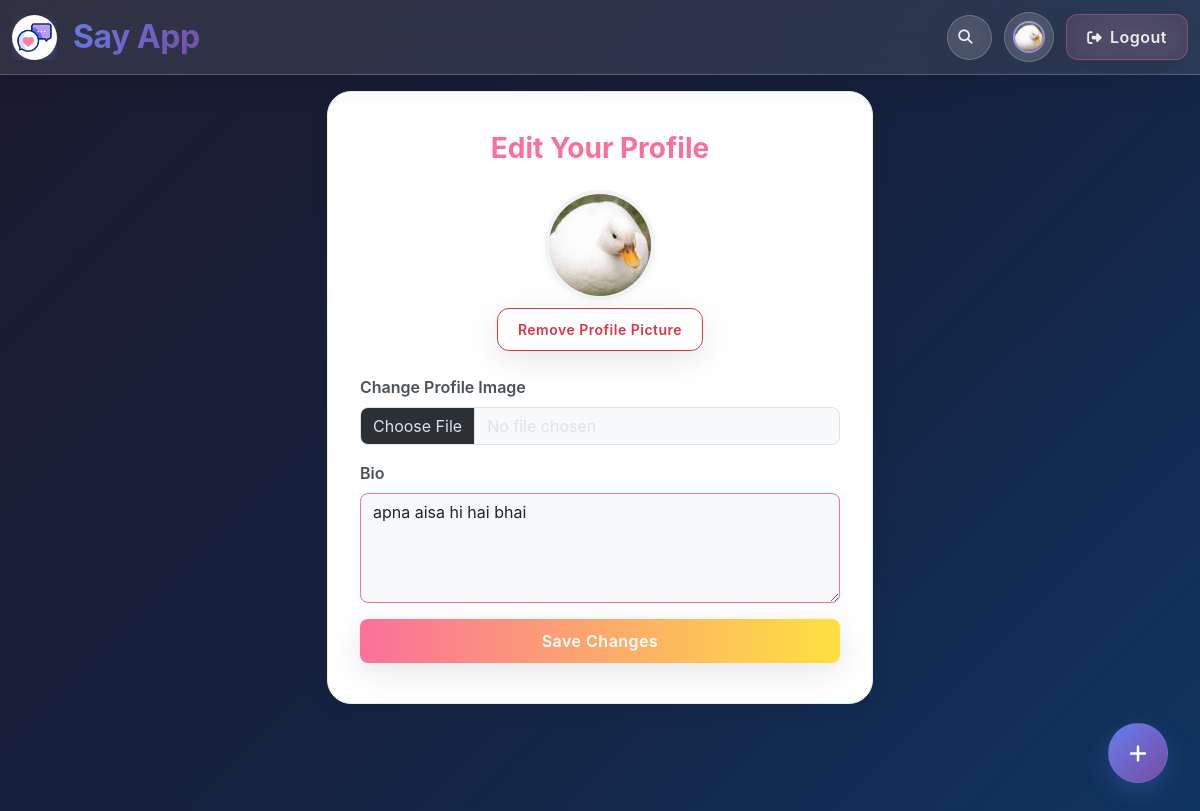
The page /tweet/edit_profile/ (signed in) on the database its author committed.
### tweet/models.py (models this page shows, shortened)
class Profile(models.Model):
    user = models.OneToOneField(User, on_delete=models.CASCADE)
    bio = models.TextField(blank=True, null=True)
    profile_image = models.ImageField(upload_to='profile_pics/', blank=True, null=True)
    followers = models.ManyToManyField(User, related_name='following', blank=True)

### tweet/views.py (the view)
# urls.py: path('edit_profile/', views.edit_profile, name="edit_profile"),
@login_required
def edit_profile(request):
    profile = request.user.profile
    if request.method == 'POST':
        form = EditProfileForm(request.POST, request.FILES, instance=profile)
        if form.is_valid():
            form.save()
            return redirect('profile_page', username=request.user.username)
    else:
        form = EditProfileForm(instance=profile)
    return render(request, 'edit_profile.html', {'form': form, 'profile': profile})

### tweet/forms.py
class EditProfileForm(forms.ModelForm):
    class Meta:
        model = Profile
        fields=['bio', 'profile_image']

### tweet/templates/edit_profile.html (shortened to what this page needs)
{% extends 'layout.html' %}
{% load static %}
{% block content %}
<div class="container mt-3">
    <div class="row justify-content-center">
        <div class="col-md-7 col-lg-6">
            <div class="edit-profile-card">
                <h3 class="mb-4 text-center fw-bold" style="color:#fa709a;">Edit Your Profile</h3>
                <div class="text-center mb-4">
                    {% if profile.profile_image %}
                        <img src="{{ profile.profile_image.url }}" alt="Profile Image" class="rounded-circle edit-profile-avatar" height="110" width="110" style="object-fit: cover;">
                        <form method="POST" action="{% url 'remove_profile_image' %}" class="mt-2" onsubmit="return confirm('Are you sure you want to remove your profile picture?');">
                            <button type="submit" class="btn edit-profile-btn-remove btn-sm">Remove Profile Picture</button>
                        </form>
                    {% else %}
                        <img src="{% static 'images/default_profile.png' %}" alt="Default Image" class="rounded-circle mb-2 edit-profile-avatar" height="110" width="110" style="object-fit: cover;">
                    {% endif %}
                </div>
                <form method="POST" enctype="multipart/form-data">
                    <div class="mb-3">
                        <label for="id_profile_image" class="form-label edit-profile-label">Change Profile Image</label>
                        <input type="file" name="profile_image" id="id_profile_image" class="form-control edit-profile-form-control">
                    </div>
                    <div class="mb-3">
                        <label for="id_bio" class="form-label edit-profile-label">Bio</label>
                        <textarea name="bio" id="id_bio" class="bio form-control edit-profile-form-control text-dark" rows="4" placeholder="Tell us something about yourself...">{{ profile.bio|default_if_none:"" }}</textarea>
                    </div>
                    <div class="d-grid">
                        <button type="submit" class="btn edit-profile-btn-save">Save Changes</button>
                    </div>
                </form>
            </div>
        </div>
    </div>
</div>
{% endblock %}

### templates/layout.html (shortened to what this page needs)
{% load static %}
<!DOCTYPE html>
<html lang="en" data-bs-theme="dark">
<head>
    <link href="https://cdn.jsdelivr.net/npm/bootstrap@5.3.7/dist/css/bootstrap.min.css" rel="stylesheet">
    <link href="https://cdnjs.cloudflare.com/ajax/libs/font-awesome/6.4.0/css/all.min.css" rel="stylesheet">
    <link rel="stylesheet" href="{% static 'styles/layout.css' %}">
</head>
<body>
    <nav class="navbar navbar-expand-lg">
        <div class="container-fluid">
            <div class="d-flex align-items-center">
                <div class="logo-container me-3">
                    <img src="{% static 'images/chat.gif' %}" alt="Chat Logo" width="45" height="45" class="rounded-circle">
                </div>
                <a class="navbar-brand fw-bold" href="{% url 'tweet_list' %}" style="font-size: 2rem;">
                  Say App
                </a>
            </div>
            <div class="collapse navbar-collapse" id="navbarNav">
                {% if user.is_authenticated %}
                <div class="nav-links ms-auto">
                    <a href="{% url 'search_users' %}" class="btn btn-search" title="Search Users">
                        <i class="fas fa-search"></i>
                    </a>
                    <a href="{% url 'profile_page' user.username %}" class="btn btn-profile d-flex align-items-center justify-content-center p-0" style="width: 50px; height: 50px; border-radius: 50%; overflow: hidden;">
                        {% if user.profile.profile_picture %}
                            <img src="{{ user.profile.profile_picture.url }}" alt="Profile">
                        {% else %}
                            <div style="width: 32px; height: 32px; border-radius: 50%; background: var(--primary-gradient); display: flex; align-items: center; justify-content: center; font-size: 14px; font-weight: bold;">
                                {% if user.profile.profile_image %}
                                  <img src="{{ user.profile.profile_image.url }}" alt="Profile" style="width: 32px; height: 32px; border-radius: 50%; object-fit: cover;">
                                {% else %}
                                  <img src="{% static 'images/default_profile.png' %}" alt="Profile" style="width: 32px; height: 32px; border-radius: 50%; object-fit: cover;">
                                {% endif %}
                            </div>
                        {% endif %}
                    </a>
                    <form method="POST" action="{% url 'logout' %}" class="mb-0">
                        <button class="btn btn-logout" type="submit">
                            <i class="fas fa-sign-out-alt me-2"></i>Logout
                        </button>
                    </form>
                </div>
                {% endif %}
            </div>
        </div>
    </nav>
    <div class="content-wrapper">
        <div class="container-fluid">
            {% block content %}{% endblock %}
        </div>
    </div>
    {% if user.is_authenticated %}
    <a href="{% url 'tweet_create' %}" class="fab-create text-decoration-none" title="Create Say">
        <i class="fas fa-plus fa-lg"></i>
    </a>
    {% endif %}
</body>
</html>

### static/styles/layout.css (style rules this page uses)
:root { --primary-gradient: linear-gradient(135deg, #667eea 0%, #764ba2 100%); --secondary-gradient: linear-gradient(135deg, #f093fb 0%, #f5576c 100%); --success-gradient: linear-gradient(135deg, #4facfe 0%, #764ba2 100%); --danger-gradient: linear-gradient(135deg, #fa709a 0%, #667eea 100%); --create-gradient: linear-gradient(135deg, #667eea 0%, #764ba2 100%); --create-gradient-hover: linear-gradient(135deg, #7c8ef0 0%, #8a5bb8 100%); --glass-bg: rgba(255, 255, 255, 0.1); --glass-border: rgba(255, 255, 255, 0.2); --shadow-soft: 0 8px 32px rgba(0, 0, 0, 0.1); --shadow-hover: 0 12px 40px rgba(0, 0, 0, 0.15); --shadow-create: 0 8px 24px rgba(102, 126, 234, 0.25); --shadow-create-hover: 0 12px 32px rgba(102, 126, 234, 0.35); }
* { transition: all 0.3s cubic-bezier(0.4, 0, 0.2, 1); }
body { background: linear-gradient(135deg, #1a1a2e 0%, #16213e 50%, #0f3460 100%); min-height: 100vh; font-family: 'Inter', 'Segoe UI', system-ui, sans-serif; }
.navbar { backdrop-filter: blur(20px); background: var(--glass-bg) !important; border-bottom: 1px solid var(--glass-border); box-shadow: var(--shadow-soft); position: sticky; top: 0; z-index: 1000; }
.navbar-brand { background: var(--primary-gradient); -webkit-background-clip: text; -webkit-text-fill-color: transparent; background-clip: text; font-weight: 800; letter-spacing: -0.5px; transition: all 0.3s ease; }
.logo-container { position: relative; overflow: hidden; }
.logo-container img { transition: all 0.4s cubic-bezier(0.4, 0, 0.2, 1); filter: drop-shadow(0 4px 8px rgba(102, 126, 234, 0.3)); }
.logo-container::before { content: ''; position: absolute; top: -50%; left: -50%; width: 200%; height: 200%; background: conic-gradient(transparent, rgba(102, 126, 234, 0.3), transparent); animation: rotate 3s linear infinite; opacity: 0; transition: opacity 0.3s ease; }
.btn { border: none; border-radius: 12px; padding: 10px 20px; font-weight: 600; letter-spacing: 0.5px; position: relative; overflow: hidden; backdrop-filter: blur(20px); background: var(--glass-bg); border: 1px solid var(--glass-border); color: rgba(255, 255, 255, 0.9); box-shadow: var(--shadow-soft); }
.btn::before { content: ''; position: absolute; top: 0; left: -100%; width: 100%; height: 100%; background: linear-gradient(90deg, transparent, rgba(255, 255, 255, 0.1), transparent); transition: left 0.6s; }
.btn-search { width: 45px; height: 45px; border-radius: 50%; padding: 0; display: flex; align-items: center; justify-content: center; background: var(--glass-bg); border: 1px solid var(--glass-border); }
.btn-profile { display: flex; align-items: center; gap: 10px; padding: 8px 16px 8px 8px; background: var(--glass-bg); border: 1px solid var(--glass-border); border-radius: 25px; }
.btn-profile img { width: 32px; height: 32px; border-radius: 50%; border: 2px solid rgba(255, 255, 255, 0.3); object-fit: cover; }
.btn-logout { background: rgba(250, 112, 154, 0.1); border: 1px solid rgba(250, 112, 154, 0.3); }
.nav-links { display: flex; align-items: center; gap: 12px; }
.nav-links .btn { position: relative; overflow: hidden; }
.nav-links .btn i { margin-right: 8px; font-size: 0.9em; }
.content-wrapper { padding: 0; min-height: calc(100vh - 76px); }
.fab-create { position: fixed; bottom: 2rem; right: 2rem; width: 60px; height: 60px; border-radius: 50%; background: var(--create-gradient); color: white; display: flex; align-items: center; justify-content: center; box-shadow: var(--shadow-create); transition: all 0.4s cubic-bezier(0.4, 0, 0.2, 1); z-index: 1000; border: 1px solid rgba(102, 126, 234, 0.3); }
.fab-create::before { content: ''; position: absolute; top: -2px; left: -2px; right: -2px; bottom: -2px; border-radius: 50%; background: var(--create-gradient-hover); opacity: 0; transition: opacity 0.3s ease; z-index: -1; }
.fab-create i { transition: transform 0.3s ease; }

### rows shown on the page
Profile: profile_image (picture), bio "apna aisa hi hai bhai"
